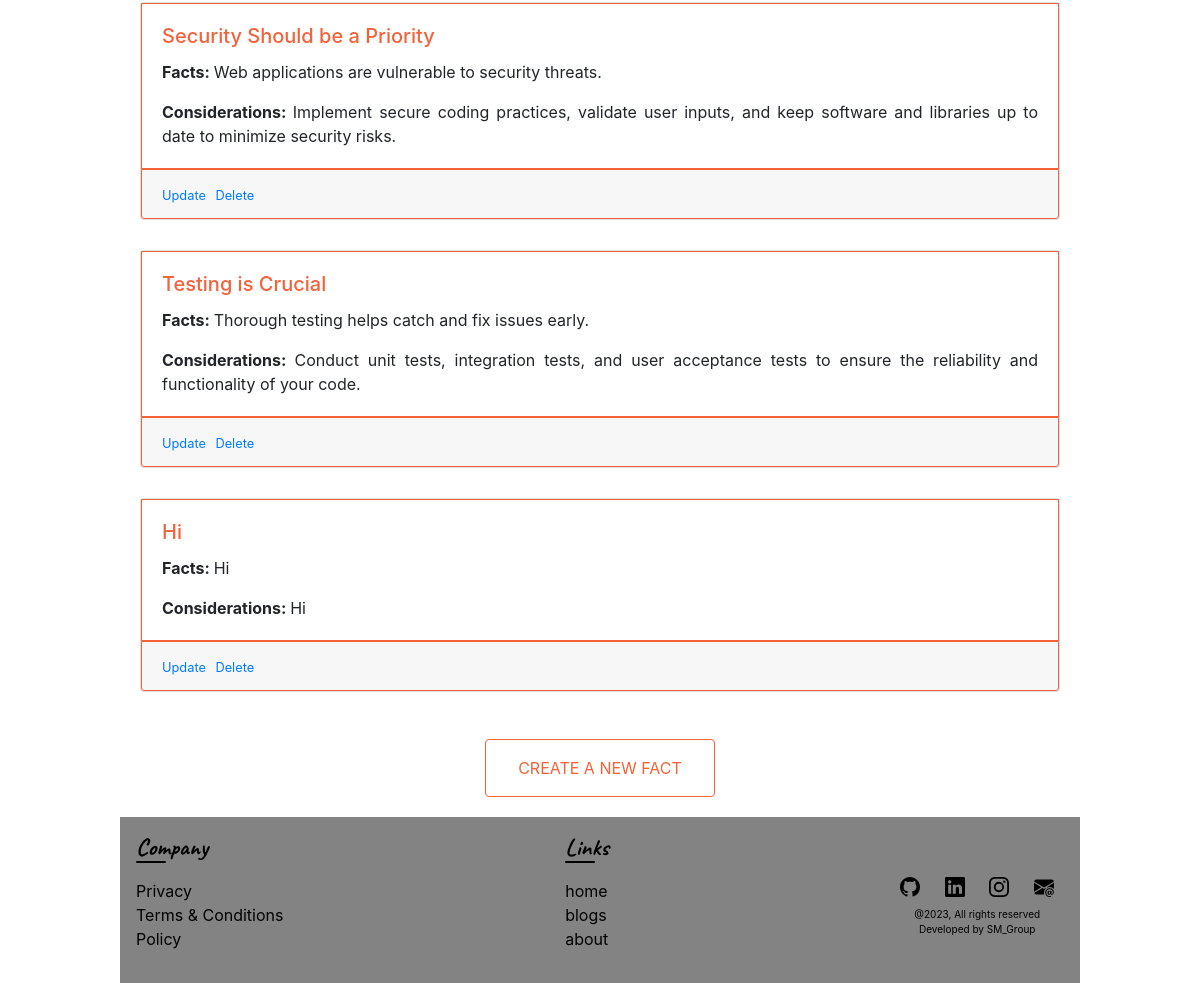
The app's page /fact/facts-need-to-know/ (signed in, lower part), older data.
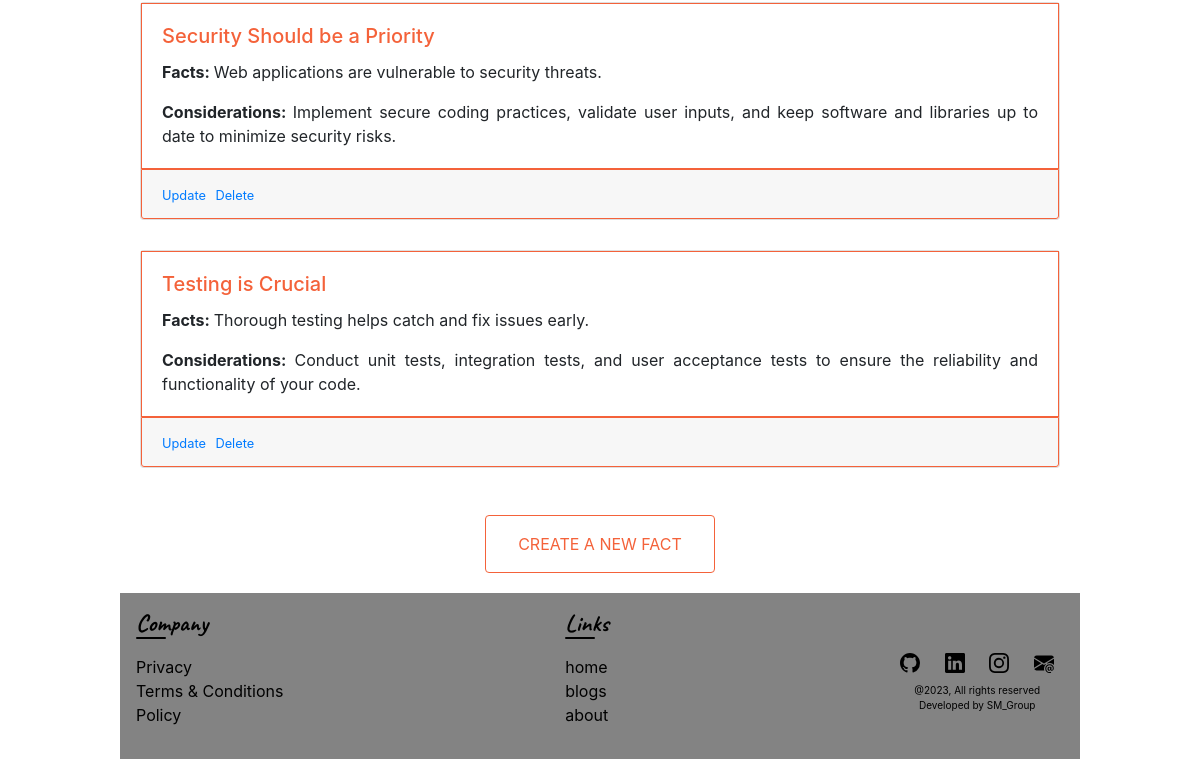
The same page, newer data.
### base/models.py (models this page shows, shortened)
class facts(models.Model):
    fact_title = models.CharField(max_length=100)
    fact_fact = models.TextField()
    fact_consideration = models.TextField()
    fact_created = models.DateTimeField(auto_now_add=True)

### base/views.py (the view)
# urls.py: path('fact/facts-need-to-know/', views.allFacts, name="facts"),
@login_required(login_url='login')
def allFacts(request):
    all_facts = facts.objects.all()
    context = {
        'all_facts': all_facts,
    }
    return render(request, 'facts.html', context)

### templates/facts.html (shortened to what this page needs)
{% extends "base.html" %}
{% block content %}
<section class="main-section">
    <div>
        {% for fact in all_facts %}
        <div class="home-card-facts">
            <div class="card-deck display-fact">
                <div class="card">
                    <div class="card-body">
                        <h5 class="card-title">{{fact.fact_title}}</h5>
                        <p class="card-text"><strong>Facts: </strong>{{fact.fact_fact}}</p>
                        <p class="card-text"><strong>Considerations: </strong>{{fact.fact_consideration}}</p>
                    </div>
                    {% if user.is_superuser %}
                    <div class="card-footer">
                        <small><a href="{% url 'updateFacts' fact.id %}">Update</a></small>
                        <small><a href="{% url 'deleteFacts' fact.id %}">Delete</a></small>
                    </div>
                    {% endif %}
                </div>
            </div>
        </div>
        {% endfor %}
    </div>
    {% if user.is_superuser %}
    <div class="main-btn">
        <a href="{% url 'createFacts' %}"><button type="button"
                class="btn btn-outline search-btn-color large-main-btn">Create a new fact</button></a>
    </div>
    {% endif %}
</section>
{% endblock %}

Row changes from the older to the newer data that the page shows:
removed facts: fact_title "Hi", fact_fact "Hi", fact_consideration "Hi"
